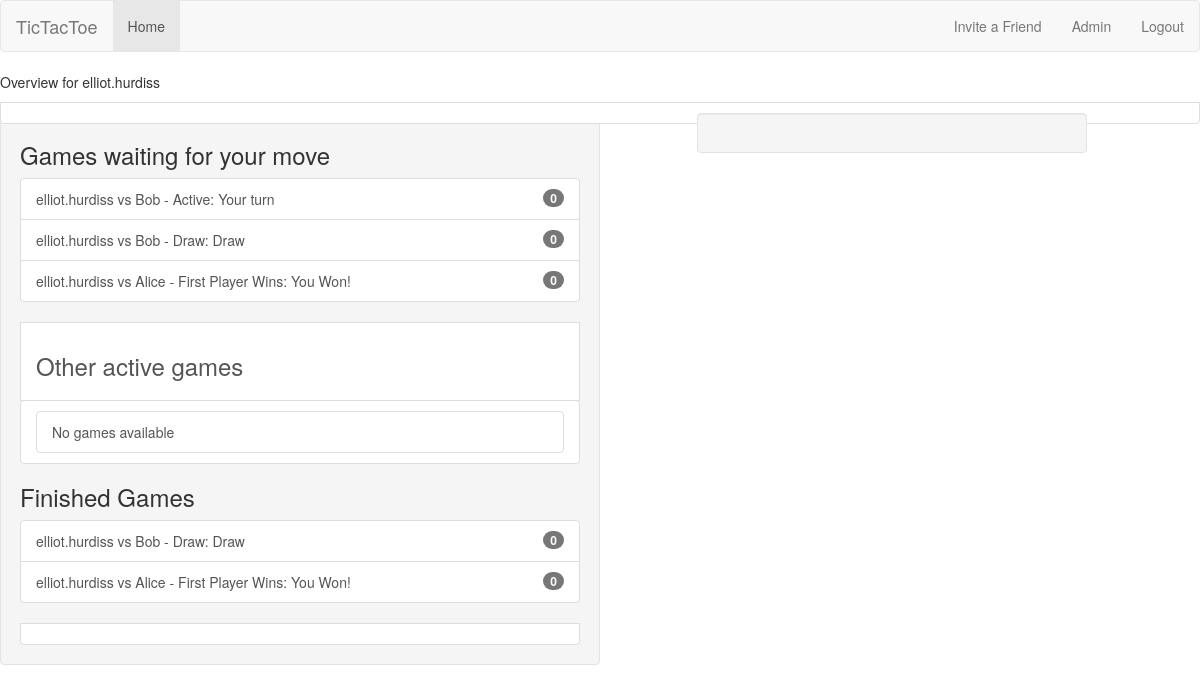
The page /user/home (signed in) on the database as committed earlier.
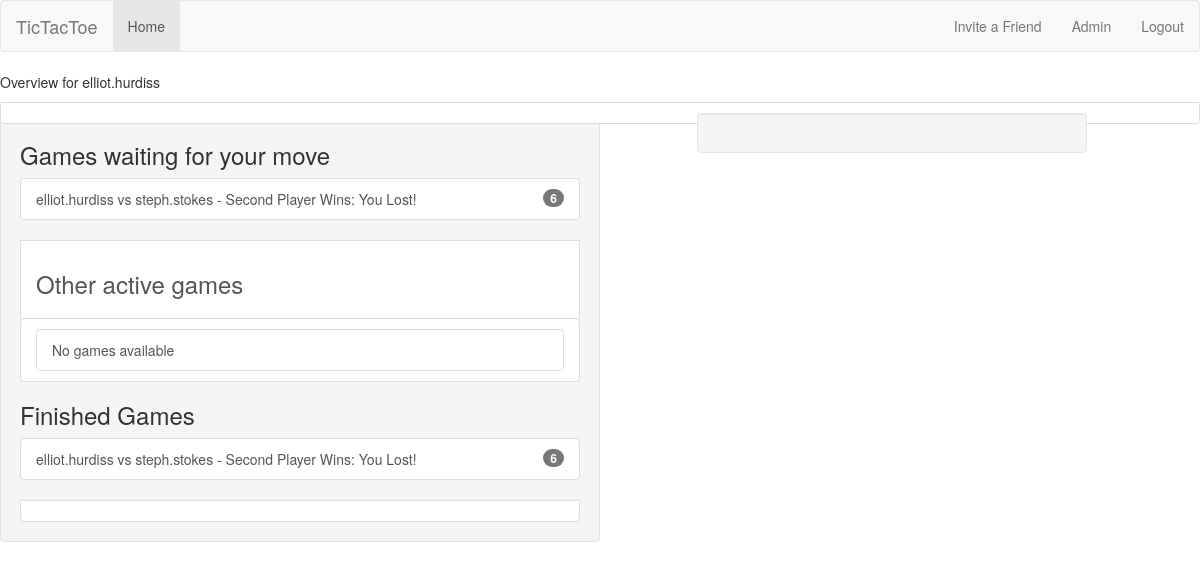
The same page on the database as committed later.
### tictactoe/models.py (models this page shows, shortened)
class Game(models.Model):
    first_player = models.ForeignKey(User, related_name="games_first_player")
    second_player = models.ForeignKey(User, related_name="games_second_player")
    next_to_move = models.ForeignKey(User, related_name="games_to_move")
    start_time = models.DateTimeField(auto_now_add=True)
    last_active = models.DateTimeField(auto_now=True)
    status = models.CharField(max_length=1, default='A', choices=GAME_STATUS_CHOICES)
    objects = GamesManager()
    def __str__(self):
        return "{0} vs {1} - {2}".format(self.first_player, self.second_player, self.get_status_display())

### user/views.py (the view)
@login_required()
def home(request):
    my_games = Game.objects.games_for_user(request.user)
    active_games = my_games.filter(status="A")
    finished_games = my_games.exclude(status="A")
    waiting_games = my_games.filter(next_to_move = request.user)
    waiting_invites = request.user.invitations_received.all()
    other_games = my_games.exclude(next_to_move = request.user)
    context = {
        "other_games": other_games,
        "waiting_games": waiting_games,
        "finished_games": finished_games,
        "invitations_received": waiting_invites
    }
    return render(request, "user/home.html", context)

### tictactoe/models.py (called while the page is built)
    def games_for_user(self, user):
        return super(GamesManager, self).get_queryset().filter(
            Q(first_player_id=user.id)| Q(second_player_id=user.id))

### user/templates/user/home.html (shortened to what this page needs)
{% extends "base.html" %}
{% block content %}
    <p> Overview for {{ user.username }}</p>
    <div class = "well col-md-6">
        {% include "game_list_snippet.html" with header="Games waiting for your move" games_list=waiting_games %}
        {% include "game_list_snippet.html" with header="Other active games" games_list=other_games %}
        {% include "game_list_snippet.html" with header="Finished Games" games_list=finished_games%}
    </div>
    <div class="well col-md-4 col-md-push-1">
    </div>
{% endblock content %}

### main/templates/base.html (shortened to what this page needs)
{%  load staticfiles %}
{% load admin_urls %}
{% load crispy_forms_tags %}
<!DOCTYPE html>
<html lang="en">
<head>
    {%  block styling %}
        <link rel="stylesheet" href="{% static 'bootstrap/css/bootstrap.css' %}">
        <link rel="stylesheet" href="{% static 'bootstrap/css/stylesheet.css' %}">
    {%  endblock styling %}
</head>
<body>
<nav class="navbar navbar-default">
  <div class="container-fluid">
    <div class="navbar-header">
      <a class="navbar-brand" href="#"> TicTacToe </a>
    </div>
    <ul class="nav navbar-nav">
        {% if 'home' in request.path %}
      <li class="active"><a href="{% url 'user_home' %}">Home</a></li>
        {% else %}
      <li><a href="{% url 'user_home' %}">Home</a></li>
        {% endif %}
      <li><a href="#"></a></li>
      <li><a href="#"></a></li>
      <li><a href="#"></a></li>
    </ul>
      <ul class="nav navbar-nav navbar-right">
        <li><a href="{% url 'tictactoe_invite' %}"> Invite a Friend </a> </li>
        {% if user.is_superuser %}
            <li><a href="{% url 'admin:index' %}"> Admin</a></li>
        {% endif %}
        {% if user.is_authenticated %}
            <li><a href="{% url 'boardgames_logout' %}"> Logout</a> </li>
        {% else %}
            <li><a href="{% url 'boardgames_login' %}"> Login</a> </li>
        {% endif %}
        </ul>
  </div>
</nav>
{% block content %}
{% endblock content %}
</body>
</html>

### tictactoe/templates/game_list_snippet.html (shortened to what this page needs)
<h3 class="panel-header"> {{ header }}</h3>
<div class="list-group">
    {% for game in games_list %}
        <a class="list-group-item" href={% url 'tictactoe_game_detail' pk=game.id %}>
            {{ game }}:
            {% if game.status == "A" %}
                {% if game.next_to_move == user %} Your turn {% else %} Waiting for opponents move {% endif %}
            {% elif game.status == "D" %}
                Draw
            {% elif game.status == "F" and user == game.first_player %}
                You Won!
            {% elif game.status == "S" and user == game.second_player %}
                You Won!
            {% else %}
                You Lost!
            {% endif %}
            <span class="badge">{{ game.move_set.count }}</span>
        {% empty %}
            <span class="list-group-item">No games available</span>
    {% endfor %}
</div>

Rows that differ between the two databases and show on the page:
removed Game: first_player+second_player+status "elliot.hurdiss vs Bob - Active", shows "Your turn", move_set.count "0"
removed Game: first_player+second_player+status "elliot.hurdiss vs Bob - Draw", move_set.count "0"
removed Game: first_player+second_player+status "elliot.hurdiss vs Alice - First Player Wins", shows "You Won!", move_set.count "0"
added Game: first_player+second_player+status "elliot.hurdiss vs steph.stokes - Second Player Wins", shows "You Lost!", move_set.count "6"
